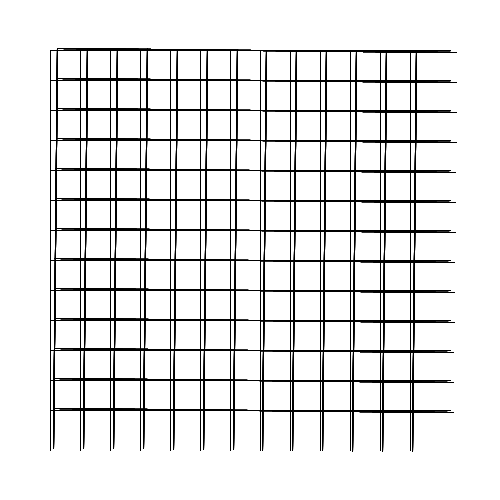
Frame 1 (no input)
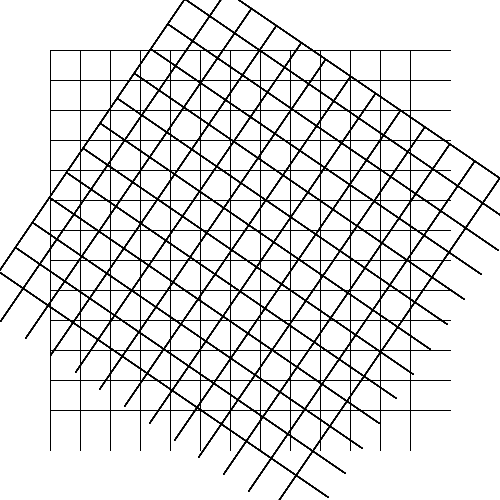
Frame 60 (the mouse pressed at the canvas centre just before this capture)
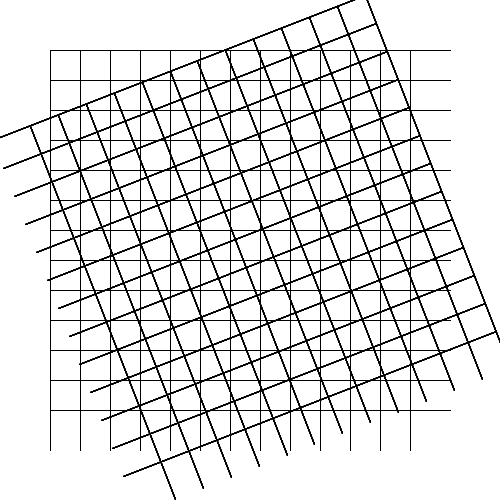
Frame 120 (the mouse held since frame 60 and released just before this capture)

The Processing sketch that drew these frames (run headless with seeded random() and noise(); from frame 60 on, the mouse is pressed at the canvas centre):

// Processing sketch: MoirePattern
// ── MoirePattern.pde

void setup(){
  size(500,500);
}
int spacing=30;
int maxnum=400;
int num=maxnum/spacing;
void draw(){
  background(255);
  for(int x=0;x<num;x++){
    for(int y=0;y<num;y++){
      pushMatrix();
      translate(width/2-maxnum/2,height/2-maxnum/2);
      stroke(0);
      line(x*spacing,0,x*spacing,maxnum);
      line(0,y*spacing,maxnum,y*spacing);
      popMatrix();
      pushMatrix();
      translate(width/2,height/2);
      rotate(frameCount*0.01);
      translate(5,0);
      translate(-maxnum/2,-maxnum/2);
      stroke(0);
      line(x*spacing,0,x*spacing,maxnum);
      line(0,y*spacing,maxnum,y*spacing);
      popMatrix();
    }
  }
}
